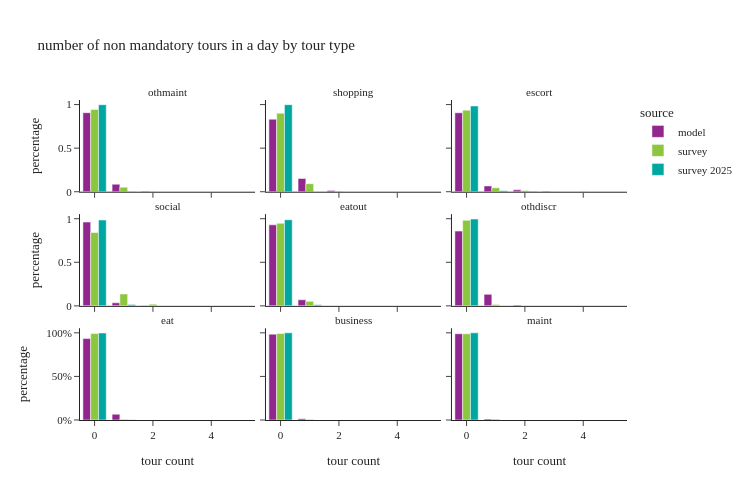

The code cell stored with this chart in its notebook:
### Code cell
def plot_num_nonmand_tourtype(data, title):
    df_plot = pd.DataFrame()

    for type in non_mandatory_types:
        # calculate sample size and percentages
        df = data.groupby(['source', type], observed=True).\
            agg(sample_size=('person_weight', 'size'),
                weighted_sum=('person_weight', 'sum')).reset_index().\
            rename(columns={type: 'tour count'})
        
        df['percentage'] = df.groupby('source', group_keys=False, observed=True)['weighted_sum']. \
            apply(lambda x: x / float(x.sum()))
        df['tour type'] = type

        df_plot = pd.concat([df_plot,df])
     
    fig = px.bar(df_plot, x='tour count', y='percentage', color="source",barmode="group",
                 hover_data=["sample_size"],
                 facet_col='tour type', facet_col_wrap=3, orientation='v',
                 title=title)
    fig.for_each_annotation(lambda a: a.update(text = a.text.split("=")[-1]))
    fig.update_layout(height=500, width=750)
    fig.update_layout(yaxis1=dict(tickformat=".0%"), yaxis2=dict(tickformat=".0%"))

    fig.show()

plot_num_nonmand_tourtype(per_data, "number of non mandatory tours in a day by tour type")

### Figure 1 — Plotly figure (JSON) as saved in the notebook; plotly's stock layout.template omitted (floating-point values rounded to 4 significant figures)
{"data": [{"alignmentgroup": "True", "customdata": [[3945964], [375555], [29503], [1564], [9]], "hovertemplate": "source=model<br>tour type=othmaint<br>tour count=%{x}<br>percentage=%{y}<br>sample_size=%{customdata[0]}<extra></extra>", "legendgroup": "model", "marker": {"color": "#91268F", "pattern": {"shape": ""}}, "name": "model", "offsetgroup": "model", "orientation": "v", "showlegend": true, "textposition": "auto", "type": "bar", "x": [0.0, 1.0, 2.0, 3.0, 4.0], "xaxis": "x7", "y": [0.9066, 0.08628, 0.006778, 0.0003593, 2.068e-06], "yaxis": "y7"}, {"alignmentgroup": "True", "customdata": [[3622421], [660623], [67112], [2436], [3]], "hovertemplate": "source=model<br>tour type=shopping<br>tour count=%{x}<br>percentage=%{y}<br>sample_size=%{customdata[0]}<extra></extra>", "legendgroup": "model", "marker": {"color": "#91268F", "pattern": {"shape": ""}}, "name": "model", "offsetgroup": "model", "orientation": "v", "showlegend": false, "textposition": "auto", "type": "bar", "x": [0.0, 1.0, 2.0, 3.0, 4.0], "xaxis": "x8", "y": [0.8322, 0.1518, 0.01542, 0.0005597, 6.892e-07], "yaxis": "y8"}, {"alignmentgroup": "True", "customdata": [[3943411], [290900], [93832], [24452]], "hovertemplate": "source=model<br>tour type=escort<br>tour count=%{x}<br>percentage=%{y}<br>sample_size=%{customdata[0]}<extra></extra>", "legendgroup": "model", "marker": {"color": "#91268F", "pattern": {"shape": ""}}, "name": "model", "offsetgroup": "model", "orientation": "v", "showlegend": false, "textposition": "auto", "type": "bar", "x": [0.0, 1.0, 2.0, 3.0], "xaxis": "x9", "y": [0.906, 0.06683, 0.02156, 0.005618], "yaxis": "y9"}, {"alignmentgroup": "True", "customdata": [[4185750], [153171], [13097], [574], [3]], "hovertemplate": "source=model<br>tour type=social<br>tour count=%{x}<br>percentage=%{y}<br>sample_size=%{customdata[0]}<extra></extra>", "legendgroup": "model", "marker": {"color": "#91268F", "pattern": {"shape": ""}}, "name": "model", "offsetgroup": "model", "orientation": "v", "showlegend": false, "textposition": "auto", "type": "bar", "x": [0.0, 1.0, 2.0, 3.0, 4.0], "xaxis": "x4", "y": [0.9617, 0.03519, 0.003009, 0.0001319, 6.892e-07], "yaxis": "y4"}, {"alignmentgroup": "True", "customdata": [[4044278], [304316], [3979], [22]], "hovertemplate": "source=model<br>tour type=eatout<br>tour count=%{x}<br>percentage=%{y}<br>sample_size=%{customdata[0]}<extra></extra>", "legendgroup": "model", "marker": {"color": "#91268F", "pattern": {"shape": ""}}, "name": "model", "offsetgroup": "model", "orientation": "v", "showlegend": false, "textposition": "auto", "type": "bar", "x": [0.0, 1.0, 2.0, 3.0], "xaxis": "x5", "y": [0.9292, 0.06992, 0.0009142, 5.054e-06], "yaxis": "y5"}, {"alignmentgroup": "True", "customdata": [[3734049], [573722], [40237], [4580], [7]], "hovertemplate": "source=model<br>tour type=othdiscr<br>tour count=%{x}<br>percentage=%{y}<br>sample_size=%{customdata[0]}<extra></extra>", "legendgroup": "model", "marker": {"color": "#91268F", "pattern": {"shape": ""}}, "name": "model", "offsetgroup": "model", "orientation": "v", "showlegend": false, "textposition": "auto", "type": "bar", "x": [0.0, 1.0, 2.0, 3.0, 4.0], "xaxis": "x6", "y": [0.8579, 0.1318, 0.009244, 0.001052, 1.608e-06], "yaxis": "y6"}, {"alignmentgroup": "True", "customdata": [[4065054], [287501], [40]], "hovertemplate": "source=model<br>tour type=eat<br>tour count=%{x}<br>percentage=%{y}<br>sample_size=%{customdata[0]}<extra></extra>", "legendgroup": "model", "marker": {"color": "#91268F", "pattern": {"shape": ""}}, "name": "model", "offsetgroup": "model", "orientation": "v", "showlegend": false, "textposition": "auto", "type": "bar", "x": [0.0, 1.0, 2.0], "xaxis": "x", "y": [0.9339, 0.06605, 9.19e-06], "yaxis": "y"}, {"alignmentgroup": "True", "customdata": [[4287114], [63254], [2224], [3]], "hovertemplate": "source=model<br>tour type=business<br>tour count=%{x}<br>percentage=%{y}<br>sample_size=%{customdata[0]}<extra></extra>", "legendgroup": "model", "marker": {"color": "#91268F", "pattern": {"shape": ""}}, "name": "model", "offsetgroup": "model", "orientation": "v", "showlegend": false, "textposition": "auto", "type": "bar", "x": [0.0, 1.0, 2.0, 3.0], "xaxis": "x2", "y": [0.985, 0.01453, 0.000511, 6.892e-07], "yaxis": "y2"}, {"alignmentgroup": "True", "customdata": [[4307316], [45272], [7]], "hovertemplate": "source=model<br>tour type=maint<br>tour count=%{x}<br>percentage=%{y}<br>sample_size=%{customdata[0]}<extra></extra>", "legendgroup": "model", "marker": {"color": "#91268F", "pattern": {"shape": ""}}, "name": "model", "offsetgroup": "model", "orientation": "v", "showlegend": false, "textposition": "auto", "type": "bar", "x": [0.0, 1.0, 2.0], "xaxis": "x3", "y": [0.9896, 0.0104, 1.608e-06], "yaxis": "y3"}, {"alignmentgroup": "True", "customdata": [[7075], [451], [34], [1]], "hovertemplate": "source=survey<br>tour type=othmaint<br>tour count=%{x}<br>percentage=%{y}<br>sample_size=%{customdata[0]}<extra></extra>", "legendgroup": "survey", "marker": {"color": "#8CC63E", "pattern": {"shape": ""}}, "name": "survey", "offsetgroup": "survey", "orientation": "v", "showlegend": true, "textposition": "auto", "type": "bar", "x": [0.0, 1.0, 2.0, 3.0], "xaxis": "x7", "y": [0.9446, 0.05224, 0.003081, 5.696e-05], "yaxis": "y7"}, {"alignmentgroup": "True", "customdata": [[6730], [772], [57], [2]], "hovertemplate": "source=survey<br>tour type=shopping<br>tour count=%{x}<br>percentage=%{y}<br>sample_size=%{customdata[0]}<extra></extra>", "legendgroup": "survey", "marker": {"color": "#8CC63E", "pattern": {"shape": ""}}, "name": "survey", "offsetgroup": "survey", "orientation": "v", "showlegend": false, "textposition": "auto", "type": "bar", "x": [0.0, 1.0, 2.0, 3.0], "xaxis": "x8", "y": [0.9011, 0.09216, 0.006693, 1.861e-05], "yaxis": "y8"}, {"alignmentgroup": "True", "customdata": [[7117], [319], [110], [9], [5], [1]], "hovertemplate": "source=survey<br>tour type=escort<br>tour count=%{x}<br>percentage=%{y}<br>sample_size=%{customdata[0]}<extra></extra>", "legendgroup": "survey", "marker": {"color": "#8CC63E", "pattern": {"shape": ""}}, "name": "survey", "offsetgroup": "survey", "orientation": "v", "showlegend": false, "textposition": "auto", "type": "bar", "x": [0.0, 1.0, 2.0, 3.0, 4.0, 5.0], "xaxis": "x9", "y": [0.9357, 0.0458, 0.01408, 0.001919, 0.002437, 1.839e-05], "yaxis": "y9"}, {"alignmentgroup": "True", "customdata": [[6165], [1187], [179], [21], [8], [1]], "hovertemplate": "source=survey<br>tour type=social<br>tour count=%{x}<br>percentage=%{y}<br>sample_size=%{customdata[0]}<extra></extra>", "legendgroup": "survey", "marker": {"color": "#8CC63E", "pattern": {"shape": ""}}, "name": "survey", "offsetgroup": "survey", "orientation": "v", "showlegend": false, "textposition": "auto", "type": "bar", "x": [0.0, 1.0, 2.0, 3.0, 4.0, 5.0], "xaxis": "x4", "y": [0.8414, 0.1368, 0.01946, 0.001502, 0.0009077, 6.5e-06], "yaxis": "y4"}, {"alignmentgroup": "True", "customdata": [[7147], [395], [19]], "hovertemplate": "source=survey<br>tour type=eatout<br>tour count=%{x}<br>percentage=%{y}<br>sample_size=%{customdata[0]}<extra></extra>", "legendgroup": "survey", "marker": {"color": "#8CC63E", "pattern": {"shape": ""}}, "name": "survey", "offsetgroup": "survey", "orientation": "v", "showlegend": false, "textposition": "auto", "type": "bar", "x": [0.0, 1.0, 2.0], "xaxis": "x5", "y": [0.9476, 0.05195, 0.000423], "yaxis": "y5"}, {"alignmentgroup": "True", "customdata": [[7451], [104], [5], [1]], "hovertemplate": "source=survey<br>tour type=othdiscr<br>tour count=%{x}<br>percentage=%{y}<br>sample_size=%{customdata[0]}<extra></extra>", "legendgroup": "survey", "marker": {"color": "#8CC63E", "pattern": {"shape": ""}}, "name": "survey", "offsetgroup": "survey", "orientation": "v", "showlegend": false, "textposition": "auto", "type": "bar", "x": [0.0, 1.0, 2.0, 3.0], "xaxis": "x6", "y": [0.9823, 0.0161, 0.001463, 0.0001581], "yaxis": "y6"}, {"alignmentgroup": "True", "customdata": [[7482], [77], [2]], "hovertemplate": "source=survey<br>tour type=eat<br>tour count=%{x}<br>percentage=%{y}<br>sample_size=%{customdata[0]}<extra></extra>", "legendgroup": "survey", "marker": {"color": "#8CC63E", "pattern": {"shape": ""}}, "name": "survey", "offsetgroup": "survey", "orientation": "v", "showlegend": false, "textposition": "auto", "type": "bar", "x": [0.0, 1.0, 2.0], "xaxis": "x", "y": [0.9914, 0.008194, 0.0003863], "yaxis": "y"}, {"alignmentgroup": "True", "customdata": [[7512], [45], [4]], "hovertemplate": "source=survey<br>tour type=business<br>tour count=%{x}<br>percentage=%{y}<br>sample_size=%{customdata[0]}<extra></extra>", "legendgroup": "survey", "marker": {"color": "#8CC63E", "pattern": {"shape": ""}}, "name": "survey", "offsetgroup": "survey", "orientation": "v", "showlegend": false, "textposition": "auto", "type": "bar", "x": [0.0, 1.0, 2.0], "xaxis": "x2", "y": [0.9915, 0.007301, 0.001165], "yaxis": "y2"}, {"alignmentgroup": "True", "customdata": [[7508], [49], [4]], "hovertemplate": "source=survey<br>tour type=maint<br>tour count=%{x}<br>percentage=%{y}<br>sample_size=%{customdata[0]}<extra></extra>", "legendgroup": "survey", "marker": {"color": "#8CC63E", "pattern": {"shape": ""}}, "name": "survey", "offsetgroup": "survey", "orientation": "v", "showlegend": false, "textposition": "auto", "type": "bar", "x": [0.0, 1.0, 2.0], "xaxis": "x3", "y": [0.9888, 0.01061, 0.0006301], "yaxis": "y3"}, {"alignmentgroup": "True", "customdata": [[4582], [18], [1], [1]], "hovertemplate": "source=survey 2025<br>tour type=othmaint<br>tour count=%{x}<br>percentage=%{y}<br>sample_size=%{customdata[0]}<extra></extra>", "legendgroup": "survey 2025", "marker": {"color": "#00A7A0", "pattern": {"shape": ""}}, "name": "survey 2025", "offsetgroup": "survey 2025", "orientation": "v", "showlegend": true, "textposition": "auto", "type": "bar", "x": [0.0, 1.0, 2.0, 3.0], "xaxis": "x7", "y": [0.9981, 0.001652, 4.883e-05, 0.0002319], "yaxis": "y7"}, {"alignmentgroup": "True", "customdata": [[4591], [11]], "hovertemplate": "source=survey 2025<br>tour type=shopping<br>tour count=%{x}<br>percentage=%{y}<br>sample_size=%{customdata[0]}<extra></extra>", "legendgroup": "survey 2025", "marker": {"color": "#00A7A0", "pattern": {"shape": ""}}, "name": "survey 2025", "offsetgroup": "survey 2025", "orientation": "v", "showlegend": false, "textposition": "auto", "type": "bar", "x": [0.0, 1.0], "xaxis": "x8", "y": [0.9991, 0.0009408], "yaxis": "y8"}, {"alignmentgroup": "True", "customdata": [[4547], [42], [12], [1]], "hovertemplate": "source=survey 2025<br>tour type=escort<br>tour count=%{x}<br>percentage=%{y}<br>sample_size=%{customdata[0]}<extra></extra>", "legendgroup": "survey 2025", "marker": {"color": "#00A7A0", "pattern": {"shape": ""}}, "name": "survey 2025", "offsetgroup": "survey 2025", "orientation": "v", "showlegend": false, "textposition": "auto", "type": "bar", "x": [0.0, 1.0, 2.0, 4.0], "xaxis": "x9", "y": [0.9838, 0.01161, 0.004348, 0.0002625], "yaxis": "y9"}, {"alignmentgroup": "True", "customdata": [[4529], [72], [1]], "hovertemplate": "source=survey 2025<br>tour type=social<br>tour count=%{x}<br>percentage=%{y}<br>sample_size=%{customdata[0]}<extra></extra>", "legendgroup": "survey 2025", "marker": {"color": "#00A7A0", "pattern": {"shape": ""}}, "name": "survey 2025", "offsetgroup": "survey 2025", "orientation": "v", "showlegend": false, "textposition": "auto", "type": "bar", "x": [0.0, 1.0, 2.0], "xaxis": "x4", "y": [0.9849, 0.01487, 0.0002005], "yaxis": "y4"}, {"alignmentgroup": "True", "customdata": [[4518], [79], [4], [1]], "hovertemplate": "source=survey 2025<br>tour type=eatout<br>tour count=%{x}<br>percentage=%{y}<br>sample_size=%{customdata[0]}<extra></extra>", "legendgroup": "survey 2025", "marker": {"color": "#00A7A0", "pattern": {"shape": ""}}, "name": "survey 2025", "offsetgroup": "survey 2025", "orientation": "v", "showlegend": false, "textposition": "auto", "type": "bar", "x": [0.0, 1.0, 2.0, 3.0], "xaxis": "x5", "y": [0.9878, 0.0119, 0.0002156, 4.038e-05], "yaxis": "y5"}, {"alignmentgroup": "True", "customdata": [[4590], [11], [1]], "hovertemplate": "source=survey 2025<br>tour type=othdiscr<br>tour count=%{x}<br>percentage=%{y}<br>sample_size=%{customdata[0]}<extra></extra>", "legendgroup": "survey 2025", "marker": {"color": "#00A7A0", "pattern": {"shape": ""}}, "name": "survey 2025", "offsetgroup": "survey 2025", "orientation": "v", "showlegend": false, "textposition": "auto", "type": "bar", "x": [0.0, 1.0, 2.0], "xaxis": "x6", "y": [0.9957, 0.002106, 0.002157], "yaxis": "y6"}, {"alignmentgroup": "True", "customdata": [[4588], [14]], "hovertemplate": "source=survey 2025<br>tour type=eat<br>tour count=%{x}<br>percentage=%{y}<br>sample_size=%{customdata[0]}<extra></extra>", "legendgroup": "survey 2025", "marker": {"color": "#00A7A0", "pattern": {"shape": ""}}, "name": "survey 2025", "offsetgroup": "survey 2025", "orientation": "v", "showlegend": false, "textposition": "auto", "type": "bar", "x": [0.0, 1.0], "xaxis": "x", "y": [0.998, 0.002015], "yaxis": "y"}, {"alignmentgroup": "True", "customdata": [[4601], [1]], "hovertemplate": "source=survey 2025<br>tour type=business<br>tour count=%{x}<br>percentage=%{y}<br>sample_size=%{customdata[0]}<extra></extra>", "legendgroup": "survey 2025", "marker": {"color": "#00A7A0", "pattern": {"shape": ""}}, "name": "survey 2025", "offsetgroup": "survey 2025", "orientation": "v", "showlegend": false, "textposition": "auto", "type": "bar", "x": [0.0, 1.0], "xaxis": "x2", "y": [0.9998, 0.0002318], "yaxis": "y2"}, {"alignmentgroup": "True", "customdata": [[4600], [2]], "hovertemplate": "source=survey 2025<br>tour type=maint<br>tour count=%{x}<br>percentage=%{y}<br>sample_size=%{customdata[0]}<extra></extra>", "legendgroup": "survey 2025", "marker": {"color": "#00A7A0", "pattern": {"shape": ""}}, "name": "survey 2025", "offsetgroup": "survey 2025", "orientation": "v", "showlegend": false, "textposition": "auto", "type": "bar", "x": [0.0, 1.0], "xaxis": "x3", "y": [0.9997, 0.0002733], "yaxis": "y3"}], "layout": {"annotations": [{"font": {}, "showarrow": false, "text": "eat", "x": 0.16, "xanchor": "center", "xref": "paper", "y": 0.2867, "yanchor": "bottom", "yref": "paper"}, {"font": {}, "showarrow": false, "text": "business", "x": 0.5, "xanchor": "center", "xref": "paper", "y": 0.2867, "yanchor": "bottom", "yref": "paper"}, {"font": {}, "showarrow": false, "text": "maint", "x": 0.84, "xanchor": "center", "xref": "paper", "y": 0.2867, "yanchor": "bottom", "yref": "paper"}, {"font": {}, "showarrow": false, "text": "social", "x": 0.16, "xanchor": "center", "xref": "paper", "y": 0.6433, "yanchor": "bottom", "yref": "paper"}, {"font": {}, "showarrow": false, "text": "eatout", "x": 0.5, "xanchor": "center", "xref": "paper", "y": 0.6433, "yanchor": "bottom", "yref": "paper"}, {"font": {}, "showarrow": false, "text": "othdiscr", "x": 0.84, "xanchor": "center", "xref": "paper", "y": 0.6433, "yanchor": "bottom", "yref": "paper"}, {"font": {}, "showarrow": false, "text": "othmaint", "x": 0.16, "xanchor": "center", "xref": "paper", "y": 1.0, "yanchor": "bottom", "yref": "paper"}, {"font": {}, "showarrow": false, "text": "shopping", "x": 0.5, "xanchor": "center", "xref": "paper", "y": 1.0, "yanchor": "bottom", "yref": "paper"}, {"font": {}, "showarrow": false, "text": "escort", "x": 0.84, "xanchor": "center", "xref": "paper", "y": 1.0, "yanchor": "bottom", "yref": "paper"}], "barmode": "group", "height": 500, "legend": {"title": {"text": "source"}, "tracegroupgap": 0}, "title": {"text": "number of non mandatory tours in a day by tour type"}, "width": 750, "xaxis": {"anchor": "y", "domain": [0.0, 0.32], "title": {"text": "tour count"}}, "xaxis2": {"anchor": "y2", "domain": [0.34, 0.66], "matches": "x", "title": {"text": "tour count"}}, "xaxis3": {"anchor": "y3", "domain": [0.68, 1.0], "matches": "x", "title": {"text": "tour count"}}, "xaxis4": {"anchor": "y4", "domain": [0.0, 0.32], "matches": "x", "showticklabels": false}, "xaxis5": {"anchor": "y5", "domain": [0.34, 0.66], "matches": "x", "showticklabels": false}, "xaxis6": {"anchor": "y6", "domain": [0.68, 1.0], "matches": "x", "showticklabels": false}, "xaxis7": {"anchor": "y7", "domain": [0.0, 0.32], "matches": "x", "showticklabels": false}, "xaxis8": {"anchor": "y8", "domain": [0.34, 0.66], "matches": "x", "showticklabels": false}, "xaxis9": {"anchor": "y9", "domain": [0.68, 1.0], "matches": "x", "showticklabels": false}, "yaxis": {"anchor": "x", "domain": [0.0, 0.2867], "tickformat": ".0%", "title": {"text": "percentage"}}, "yaxis2": {"anchor": "x2", "domain": [0.0, 0.2867], "matches": "y", "showticklabels": false, "tickformat": ".0%"}, "yaxis3": {"anchor": "x3", "domain": [0.0, 0.2867], "matches": "y", "showticklabels": false}, "yaxis4": {"anchor": "x4", "domain": [0.3567, 0.6433], "matches": "y", "title": {"text": "percentage"}}, "yaxis5": {"anchor": "x5", "domain": [0.3567, 0.6433], "matches": "y", "showticklabels": false}, "yaxis6": {"anchor": "x6", "domain": [0.3567, 0.6433], "matches": "y", "showticklabels": false}, "yaxis7": {"anchor": "x7", "domain": [0.7133, 1.0], "matches": "y", "title": {"text": "percentage"}}, "yaxis8": {"anchor": "x8", "domain": [0.7133, 1.0], "matches": "y", "showticklabels": false}, "yaxis9": {"anchor": "x9", "domain": [0.7133, 1.0], "matches": "y", "showticklabels": false}}}
